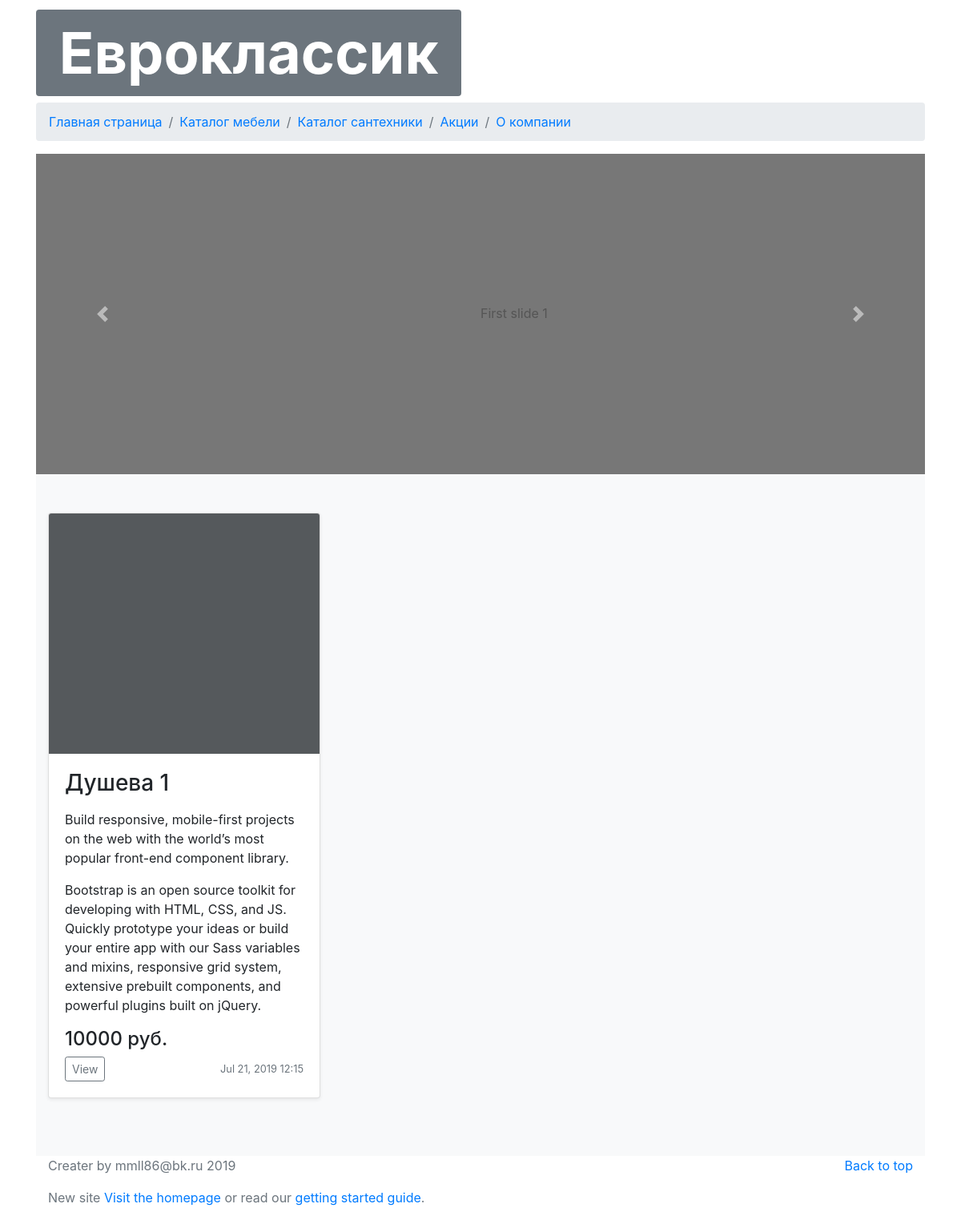
/catalogs_plumbing/1/, run on the app's committed database.
### evroclassik/models.py (models this page shows, shortened)
class Plumbing(models.Model):
	name = models.ForeignKey('CatalogPlumbing', on_delete=models.PROTECT)
	name_plumbing = models.CharField(max_length=50, blank=True)
	price = models.IntegerField()
	text = models.TextField()
	date_added = models.DateTimeField(auto_now_add=True)
	class Meta:
		verbose_name_plural = 'plumbings'

### evroclassik/views.py (the view)
# urls.py: re_path('catalogs_plumbing/(?P<plumbing_id>\d+)/', views.plumbing, name='plumbing'),
def plumbing(request, plumbing_id):
	plumbing = CatalogPlumbing.objects.get(id=plumbing_id)
	plumbings= plumbing.plumbing_set.order_by('-date_added')
	context = {'plumbing': plumbing, 'plumbings': plumbings }
	return render(request, 'evroclassik/plumbing.html', context)

### evroclassik/templates/evroclassik/plumbing.html (shortened to what this page needs)
<!DOCTYPE html>
<html lang="en">
<head>
</head>
<body>
    {% extends "evroclassik/base.html" %}
    {% block content %}
    <div class="container">
        <div class="album py-5 bg-light">
        <div class="container">
          <div class="row">
              {% for plumb in plumbings %}
            <div class="col-md-4">
              <div class="card mb-4 shadow-sm">
                <div class="card-body">
                  <h3>{{ plumb.name_plumbing|linebreaks }} </h3>
                  <p class="card-text">{{ plumb.text|linebreaks }}</p>
                  <h4>{{ plumb.price }} руб.</h4>
                  <div class="d-flex justify-content-between align-items-center">
                    <div class="btn-group">
                      <button type="button" class="btn btn-sm btn-outline-secondary">View</button>
                    </div>
                    <small class="text-muted">{{ plumb.date_added|date:'M d, Y H:i' }}</small>
                  </div>
                </div>
              </div>
            </div>
              {% endfor %}
         </div>
        </div>
        </div>
        {% endblock content %}

### data on the page
Plumbing: name_plumbing "Душева 1", text "Build responsive, mobile-first projects on the web with the world’s most popular front-end component library. Bootstrap is an open source toolkit for developing with HTML, CSS, and JS. Quickly prototype your ideas or build your entire app with our Sass variables and mixins, responsive grid system, extensive prebuilt components, and powerful plugins built on jQuery.", price "10000", date_added "Jul 21, 2019 12:15"
